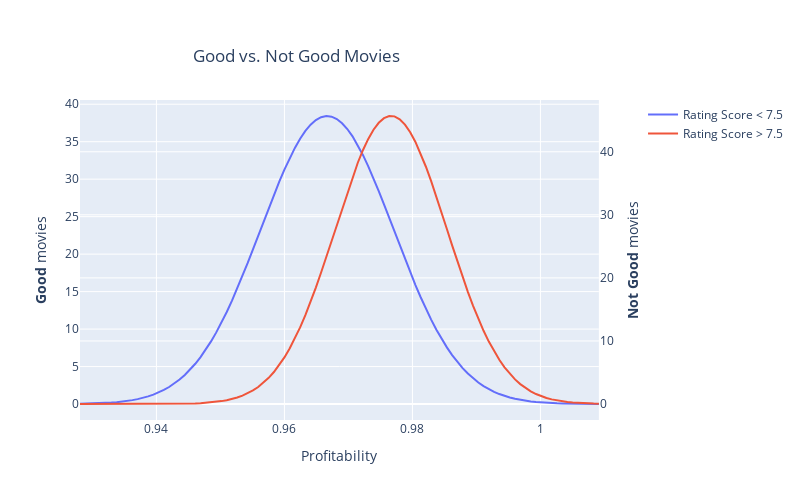

Notebook code for this chart:
### Code cell
import plotly.graph_objects as go
from plotly.subplots import make_subplots

good_dist = stats.norm(data1.mean(), data1.std()/np.sqrt(len(data1)))
bad_dist = stats.norm(data2.mean(), data2.std()/np.sqrt(len(data2)))
support = np.linspace(bad_dist.ppf(0.0001), good_dist.ppf(0.9999), 100)
good_pdf = good_dist.pdf(support)
bad_pdf = bad_dist.pdf(support)

# Create figure with secondary y-axis
fig = make_subplots(specs=[[{"secondary_y": True}]])

# Add traces
fig.add_trace(
    go.Scatter(x=support, y=bad_pdf, name="Rating Score < 7.5"),
    secondary_y=False,
)

fig.add_trace(
    go.Scatter(x=support, y=good_pdf, name="Rating Score > 7.5"),
    secondary_y=True,
)


# Add figure title
fig.update_layout(
    title={
        'text' : 'Good vs. Not Good Movies',
        'y':0.9,
        'x':0.5,
        'xanchor': 'right',
        'yanchor': 'top'},
    width=800, 
    height=500)
    
support = np.linspace(bad_dist.ppf(0.0001), good_dist.ppf(0.9999), 100)
# Set x-axis title
fig.update_xaxes(title_text="Profitability ")

# Set y-axes titles
fig.update_yaxes(title_text="<b>Good</b> movies", secondary_y=False)
fig.update_yaxes(title_text="<b>Not Good</b> movies", secondary_y=True)
plt.savefig('images/conclusion.png', bbox_inches='tight');
fig.show()
